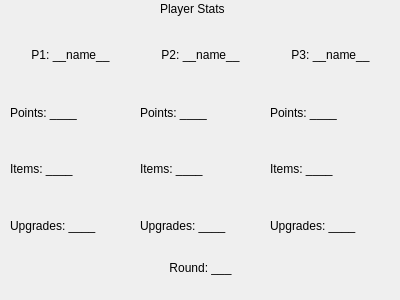
<?xml version="1.0" encoding="UTF-8"?>
<ui version="4.0">
 <class>statsDisplay</class>
 <widget class="QDialog" name="statsDisplay">
  <property name="windowModality">
   <enum>Qt::NonModal</enum>
  </property>
  <property name="geometry">
   <rect>
    <x>0</x>
    <y>0</y>
    <width>400</width>
    <height>300</height>
   </rect>
  </property>
  <property name="windowTitle">
   <string>Dialog</string>
  </property>
  <property name="modal">
   <bool>false</bool>
  </property>
  <widget class="QLabel" name="stat_label">
   <property name="geometry">
    <rect>
     <x>160</x>
     <y>0</y>
     <width>81</width>
     <height>17</height>
    </rect>
   </property>
   <property name="text">
    <string>Player Stats</string>
   </property>
  </widget>
  <widget class="QWidget" name="verticalLayoutWidget">
   <property name="geometry">
    <rect>
     <x>10</x>
     <y>30</y>
     <width>121</width>
     <height>221</height>
    </rect>
   </property>
   <layout class="QVBoxLayout" name="p1_stat_layout">
    <item>
     <widget class="QLabel" name="name_p1">
      <property name="text">
       <string>&lt;html&gt;&lt;head/&gt;&lt;body&gt;&lt;p align=&quot;center&quot;&gt;P1: __name__&lt;/p&gt;&lt;/body&gt;&lt;/html&gt;</string>
      </property>
     </widget>
    </item>
    <item>
     <widget class="QLabel" name="pts_p1">
      <property name="text">
       <string>Points: ____</string>
      </property>
     </widget>
    </item>
    <item>
     <widget class="QLabel" name="item_p1">
      <property name="text">
       <string>Items: ____</string>
      </property>
     </widget>
    </item>
    <item>
     <widget class="QLabel" name="up_p1">
      <property name="text">
       <string>Upgrades: ____</string>
      </property>
     </widget>
    </item>
   </layout>
  </widget>
  <widget class="QWidget" name="verticalLayoutWidget_2">
   <property name="geometry">
    <rect>
     <x>140</x>
     <y>30</y>
     <width>121</width>
     <height>221</height>
    </rect>
   </property>
   <layout class="QVBoxLayout" name="p2_stat_layout">
    <item>
     <widget class="QLabel" name="name_p2">
      <property name="text">
       <string>&lt;html&gt;&lt;head/&gt;&lt;body&gt;&lt;p align=&quot;center&quot;&gt;P2: __name__&lt;/p&gt;&lt;/body&gt;&lt;/html&gt;</string>
      </property>
     </widget>
    </item>
    <item>
     <widget class="QLabel" name="pts_p2">
      <property name="text">
       <string>Points: ____</string>
      </property>
     </widget>
    </item>
    <item>
     <widget class="QLabel" name="item_p2">
      <property name="text">
       <string>Items: ____</string>
      </property>
     </widget>
    </item>
    <item>
     <widget class="QLabel" name="up_p2">
      <property name="text">
       <string>Upgrades: ____</string>
      </property>
     </widget>
    </item>
   </layout>
  </widget>
  <widget class="QWidget" name="verticalLayoutWidget_3">
   <property name="geometry">
    <rect>
     <x>270</x>
     <y>30</y>
     <width>121</width>
     <height>221</height>
    </rect>
   </property>
   <layout class="QVBoxLayout" name="p3_stat_layout">
    <item>
     <widget class="QLabel" name="name_p3">
      <property name="text">
       <string>&lt;html&gt;&lt;head/&gt;&lt;body&gt;&lt;p align=&quot;center&quot;&gt;P3: __name__&lt;/p&gt;&lt;/body&gt;&lt;/html&gt;</string>
      </property>
     </widget>
    </item>
    <item>
     <widget class="QLabel" name="pts_p3">
      <property name="text">
       <string>Points: ____</string>
      </property>
     </widget>
    </item>
    <item>
     <widget class="QLabel" name="item_p3">
      <property name="text">
       <string>Items: ____</string>
      </property>
     </widget>
    </item>
    <item>
     <widget class="QLabel" name="up_p3">
      <property name="text">
       <string>Upgrades: ____</string>
      </property>
     </widget>
    </item>
   </layout>
  </widget>
  <widget class="QLabel" name="round_label">
   <property name="geometry">
    <rect>
     <x>160</x>
     <y>260</y>
     <width>81</width>
     <height>17</height>
    </rect>
   </property>
   <property name="text">
    <string>&lt;html&gt;&lt;head/&gt;&lt;body&gt;&lt;p align=&quot;center&quot;&gt;Round: ___&lt;/p&gt;&lt;/body&gt;&lt;/html&gt;</string>
   </property>
  </widget>
 </widget>
 <resources/>
 <connections/>
</ui>
